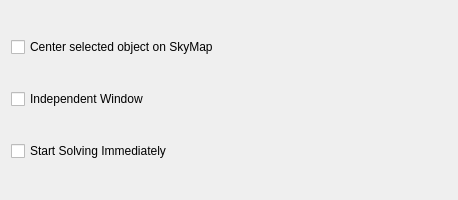
<?xml version="1.0" encoding="UTF-8"?>
<ui version="4.0">
 <class>ImagingPlannerOptions</class>
 <widget class="QWidget" name="ImagingPlannerOptions">
  <property name="geometry">
   <rect>
    <x>0</x>
    <y>0</y>
    <width>458</width>
    <height>200</height>
   </rect>
  </property>
  <layout class="QVBoxLayout">
   <item>
    <widget class="QCheckBox" name="CenterOnSkyMapCB">
     <property name="toolTip">
      <string>&lt;html&gt;&lt;head/&gt;&lt;body&gt;&lt;p&gt;Slew to selected objects on the SkyMap.&lt;/p&gt;&lt;/body&gt;&lt;/html&gt;</string>
     </property>
     <property name="text">
      <string>Center selected object on SkyMap</string>
     </property>
    </widget>
   </item>
   <item>
    <widget class="QCheckBox" name="IndependentWindowCB">
     <property name="toolTip">
      <string>&lt;html&gt;&lt;head/&gt;&lt;body&gt;&lt;p&gt;Make the ImagingPlannerTool an independent window. Would take effect next restart.&lt;/p&gt;&lt;/body&gt;&lt;/html&gt;</string>
     </property>
     <property name="text">
      <string>Independent Window</string>
     </property>
    </widget>
   </item>
   <item>
    <widget class="QCheckBox" name="StartSolvingImmediatelyCB">
     <property name="toolTip">
      <string>&lt;html&gt;&lt;head/&gt;&lt;body&gt;&lt;p&gt;Start solving immediately after taking a screenshot, instead of waiting for the Solve button to be pressed.&lt;/p&gt;&lt;/body&gt;&lt;/html&gt;</string>
     </property>
     <property name="text">
      <string>Start Solving Immediately</string>
     </property>
    </widget>
   </item>
  </layout>
 </widget>
 <resources/>
 <connections/>
</ui>
